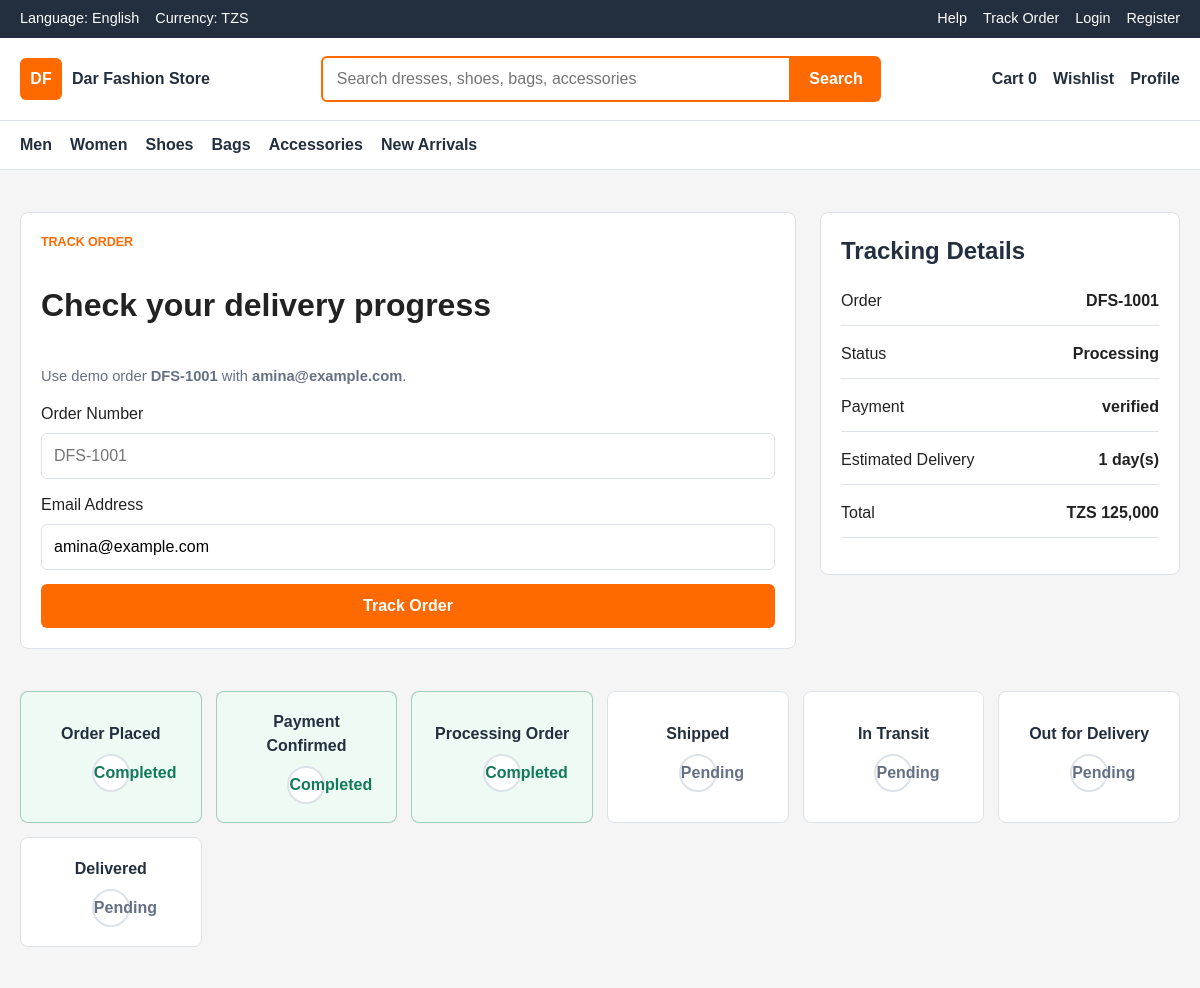
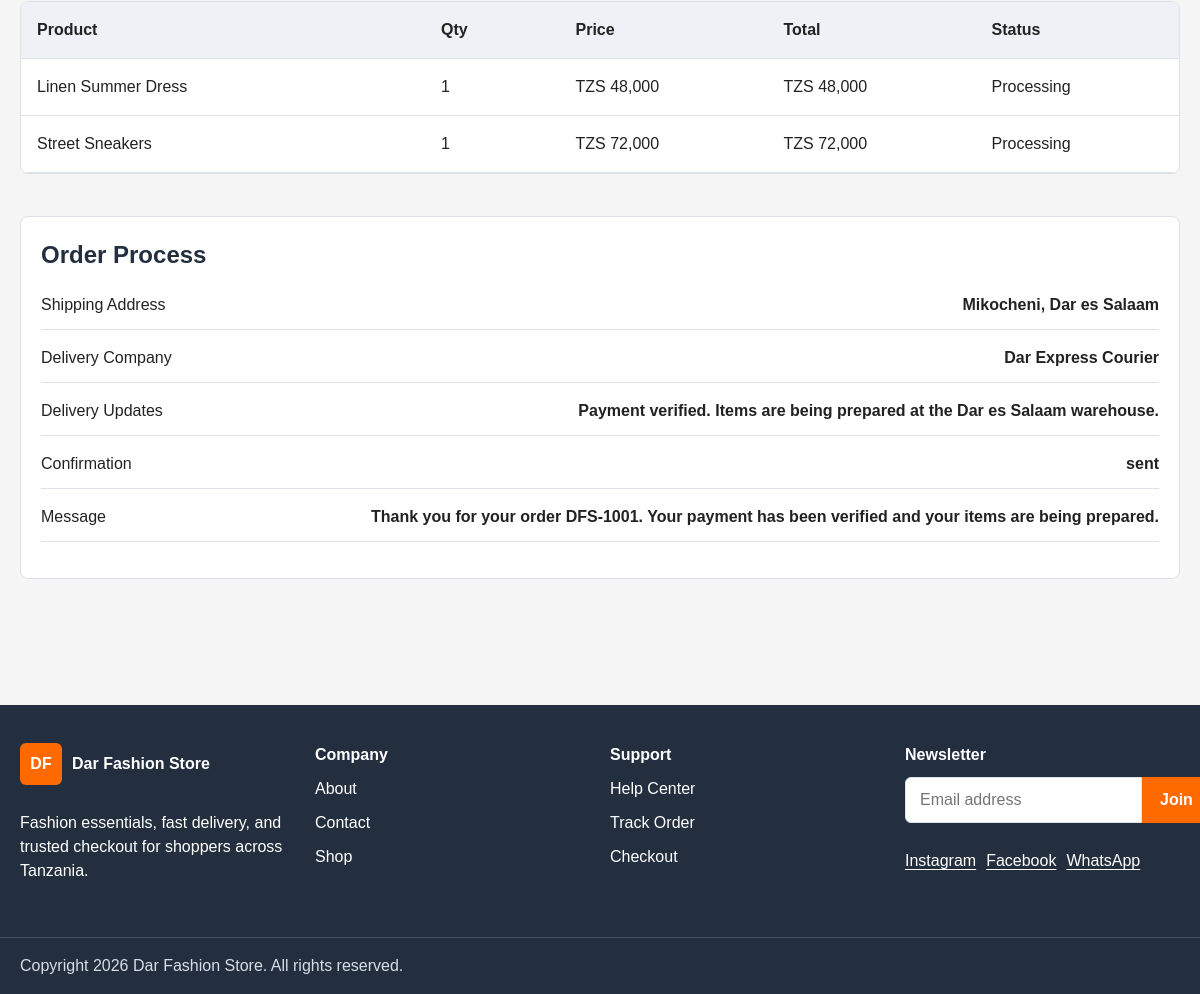
The page /track-order.php?email=amina@example.com on the database its author committed (2 pictures, top to bottom).
### tables this page shows
CREATE TABLE orders (
    id INT UNSIGNED AUTO_INCREMENT PRIMARY KEY,
    order_number VARCHAR(40) NOT NULL UNIQUE,
    user_id INT UNSIGNED,
    customer_name VARCHAR(120) NOT NULL,
    customer_email VARCHAR(160) NOT NULL,
    customer_phone VARCHAR(30) NOT NULL,
    shipping_address TEXT NOT NULL,
    subtotal DECIMAL(10,2) NOT NULL DEFAULT 0.00,
    delivery_fee DECIMAL(10,2) NOT NULL DEFAULT 0.00,
    total DECIMAL(10,2) NOT NULL,
    status ENUM('pending', 'confirmed', 'processing', 'shipped', 'in_transit', 'out_for_delivery', 'delivered', 'cancelled') NOT NULL DEFAULT 'pending',
    delivery_company VARCHAR(120),
    delivery_notes TEXT,
    estimated_delivery_days INT UNSIGNED NOT NULL DEFAULT 1,
    created_at TIMESTAMP NOT NULL DEFAULT CURRENT_TIMESTAMP,
    updated_at TIMESTAMP NOT NULL DEFAULT CURRENT_TIMESTAMP ON UPDATE CURRENT_TIMESTAMP,
    CONSTRAINT fk_orders_user
        FOREIGN KEY (user_id) REFERENCES users(id)
        ON UPDATE CASCADE
        ON DELETE SET NULL,
    INDEX idx_orders_user (user_id),
    INDEX idx_orders_status (status),
    INDEX idx_orders_created_at (created_at)
);

CREATE TABLE payments (
    id INT UNSIGNED AUTO_INCREMENT PRIMARY KEY,
    order_id INT UNSIGNED NOT NULL,
    method ENUM('mobile_money', 'card_demo', 'cash_on_delivery') NOT NULL,
    amount DECIMAL(10,2) NOT NULL,
    payment_status ENUM('pending', 'verified', 'failed', 'refunded') NOT NULL DEFAULT 'pending',
    transaction_ref VARCHAR(120),
    provider_response TEXT,
    paid_at TIMESTAMP NULL,
    created_at TIMESTAMP NOT NULL DEFAULT CURRENT_TIMESTAMP,
    CONSTRAINT fk_payments_order
        FOREIGN KEY (order_id) REFERENCES orders(id)
        ON UPDATE CASCADE
        ON DELETE CASCADE,
    INDEX idx_payments_order (order_id),
    INDEX idx_payments_status (payment_status)
);

CREATE TABLE order_items (
    id INT UNSIGNED AUTO_INCREMENT PRIMARY KEY,
    order_id INT UNSIGNED NOT NULL,
    product_id INT UNSIGNED,
    product_name VARCHAR(180) NOT NULL,
    quantity INT UNSIGNED NOT NULL,
    price DECIMAL(10,2) NOT NULL,
    line_total DECIMAL(10,2) NOT NULL,
    created_at TIMESTAMP NOT NULL DEFAULT CURRENT_TIMESTAMP,
    CONSTRAINT fk_order_items_order
        FOREIGN KEY (order_id) REFERENCES orders(id)
        ON UPDATE CASCADE
        ON DELETE CASCADE,
    CONSTRAINT fk_order_items_product
        FOREIGN KEY (product_id) REFERENCES products(id)
        ON UPDATE CASCADE
        ON DELETE SET NULL,
    INDEX idx_order_items_order (order_id),
    INDEX idx_order_items_product (product_id)
);

CREATE TABLE order_confirmations (
    id INT UNSIGNED AUTO_INCREMENT PRIMARY KEY,
    order_id INT UNSIGNED NOT NULL,
    channel ENUM('email', 'sms', 'whatsapp') NOT NULL DEFAULT 'email',
    recipient VARCHAR(160) NOT NULL,
    subject VARCHAR(180),
    message TEXT NOT NULL,
    status ENUM('pending', 'sent', 'failed') NOT NULL DEFAULT 'pending',
    sent_at TIMESTAMP NULL,
    created_at TIMESTAMP NOT NULL DEFAULT CURRENT_TIMESTAMP,
    CONSTRAINT fk_order_confirmations_order
        FOREIGN KEY (order_id) REFERENCES orders(id)
        ON UPDATE CASCADE
        ON DELETE CASCADE,
    INDEX idx_order_confirmations_order (order_id)
);

### app/includes/auth.php (called while the page is built, shortened)
<?php
function current_user() {
    return $_SESSION['user'] ?? null;
}

### public/track-order.php (the view, shortened to what this page needs)
<?php
$basePath = '..';
include __DIR__ . '/../app/includes/header.php';
$database = new Database();
$conn = $database->connect();
$orderNumber = strtoupper(trim($_GET['order_number'] ?? ''));
$email = trim($_GET['email'] ?? '');
$order = null;
$items = [];
$payment = null;
$confirmation = null;
if (($orderNumber !== '' || $email !== '') && $conn) {
    $sql = "SELECT * FROM orders WHERE 1=1";
    $params = [];
    if ($email !== '') {
        $sql .= " AND customer_email = ?";
        $params[] = $email;
    }
    $sql .= " ORDER BY created_at DESC LIMIT 1";
    $stmt = $conn->prepare($sql);
    $stmt->execute($params);
    $order = $stmt->fetch(PDO::FETCH_ASSOC);
    if ($order) {
        $stmt = $conn->prepare("SELECT * FROM order_items WHERE order_id = ?");
        $stmt->execute([$order['id']]);
        $items = $stmt->fetchAll(PDO::FETCH_ASSOC);
        $stmt = $conn->prepare("SELECT * FROM payments WHERE order_id = ? LIMIT 1");
        $stmt->execute([$order['id']]);
        $payment = $stmt->fetch(PDO::FETCH_ASSOC);
        $stmt = $conn->prepare("SELECT * FROM order_confirmations WHERE order_id = ? ORDER BY created_at DESC LIMIT 1");
        $stmt->execute([$order['id']]);
        $confirmation = $stmt->fetch(PDO::FETCH_ASSOC);
    } else {
        $error = 'No order found. Check the order number and email address.';
    }
}
$steps = [
    'pending' => 'Order Placed',
    'confirmed' => 'Payment Confirmed',
    'processing' => 'Processing Order',
    'shipped' => 'Shipped',
    'in_transit' => 'In Transit',
    'out_for_delivery' => 'Out for Delivery',
    'delivered' => 'Delivered'
];
$currentStatus = $order['status'] ?? '';
$stepKeys = array_keys($steps);
$currentIndex = array_search($currentStatus, $stepKeys, true);
?>
<main class="section">
    <div class="container checkout-layout">
        <form class="checkout-form" method="get">
            <p class="section-kicker">Track order</p>
            <h1>Check your delivery progress</h1>
            <p class="form-hint">Use demo order <strong>DFS-1001</strong> with <strong>amina@example.com</strong>.</p>
            <label>Order Number<input name="order_number" value="<?php echo htmlspecialchars($orderNumber); ?>" placeholder="DFS-1001"></label>
            <label>Email Address<input type="email" name="email" value="<?php echo htmlspecialchars($email); ?>" placeholder="amina@example.com"></label>
            <button class="button button--primary" type="submit">Track Order</button>
        </form>
        <aside class="summary-panel">
            <h2>Tracking Details</h2>
            <?php if ($order): ?>
                <p><span>Order</span><strong><?php echo htmlspecialchars($order['order_number']); ?></strong></p>
                <p><span>Status</span><strong><?php echo htmlspecialchars(ucfirst($order['status'])); ?></strong></p>
                <p><span>Payment</span><strong><?php echo htmlspecialchars($payment['payment_status'] ?? 'pending'); ?></strong></p>
                <p><span>Estimated Delivery</span><strong><?php echo (int) ($order['estimated_delivery_days'] ?? 1); ?> day(s)</strong></p>
                <p><span>Total</span><strong>TZS <?php echo number_format((float) $order['total'], 0); ?></strong></p>
            <?php else: ?>
                <p>Enter your order details to see tracking information.</p>
            <?php endif; ?>
        </aside>
    </div>
    <?php if ($order): ?>
        <section class="container section">
            <div class="tracking-steps">
                <?php foreach ($steps as $key => $label): ?>
                    <?php $isDone = $currentIndex !== false && $currentIndex >= array_search($key, $stepKeys, true); ?>
                    <article class="<?php echo $isDone ? 'tracking-step is-done' : 'tracking-step'; ?>">
                        <strong><?php echo htmlspecialchars($label); ?></strong>
                        <span><?php echo $isDone ? 'Completed' : 'Pending'; ?></span>
                    </article>
                <?php endforeach; ?>
            </div>
        </section>
        <section class="container cart-table">
            <div class="cart-row cart-row--head"><span>Product</span><span>Qty</span><span>Price</span><span>Total</span><span>Status</span></div>
            <?php foreach ($items as $item): ?>
                <div class="cart-row">
                    <span><?php echo htmlspecialchars($item['product_name']); ?></span>
                    <span><?php echo (int) $item['quantity']; ?></span>
                    <span>TZS <?php echo number_format((float) $item['price'], 0); ?></span>
                    <span>TZS <?php echo number_format((float) $item['line_total'], 0); ?></span>
                    <span><?php echo htmlspecialchars(ucfirst($order['status'])); ?></span>
                </div>
            <?php endforeach; ?>
        </section>
        <section class="container section">
            <div class="summary-panel">
                <h2>Order Process</h2>
                <p><span>Shipping Address</span><strong><?php echo htmlspecialchars($order['shipping_address']); ?></strong></p>
                <p><span>Delivery Company</span><strong><?php echo htmlspecialchars($order['delivery_company'] ?? 'To be assigned'); ?></strong></p>
                <p><span>Delivery Updates</span><strong><?php echo htmlspecialchars($order['delivery_notes'] ?? 'Your order update will appear here after the admin processes it.'); ?></strong></p>
                <p><span>Confirmation</span><strong><?php echo htmlspecialchars($confirmation['status'] ?? 'pending'); ?></strong></p>
                <p><span>Message</span><strong><?php echo htmlspecialchars($confirmation['message'] ?? 'Confirmation will be sent after checkout.'); ?></strong></p>
            </div>
        </section>
    <?php endif; ?>
</main>
<?php include __DIR__ . '/../app/includes/footer.php'; ?>

### app/includes/header.php (shortened to what this page needs)
<?php
require_once __DIR__ . '/auth.php';
$basePath = $basePath ?? '..';
?>
<!DOCTYPE html>
<html lang="en">
<head>
    <link rel="stylesheet" href="<?php echo $basePath; ?>/assets/css/style.css">
    <link rel="stylesheet" href="<?php echo $basePath; ?>/assets/css/responsive.css">
</head>
<body>
<?php include __DIR__ . '/navbar.php'; ?>

### app/includes/navbar.php (shortened to what this page needs)
<?php
$cartCount = $cartCount ?? count($_SESSION['cart'] ?? []);
$navBase = $navBase ?? $basePath ?? '..';
$loggedInUser = current_user();
?>
<header class="site-header">
    <section class="topbar">
        <div class="container topbar__inner">
            <div class="topbar__group">
                <span>Language: English</span>
                <span>Currency: TZS</span>
            </div>
            <nav class="topbar__links" aria-label="Utility navigation">
                <a href="<?php echo $navBase; ?>/public/contact.php">Help</a>
                <a href="<?php echo $navBase; ?>/public/track-order.php">Track Order</a>
                <?php if ($loggedInUser): ?>
                    <a href="<?php echo $navBase; ?>/public/logout.php">Logout</a>
                <?php else: ?>
                    <a href="<?php echo $navBase; ?>/public/login.php">Login</a>
                    <a href="<?php echo $navBase; ?>/public/register.php">Register</a>
                <?php endif; ?>
            </nav>
        </div>
    </section>
    <section class="main-nav">
        <div class="container main-nav__inner">
            <a class="logo" href="<?php echo $navBase; ?>/public/index.php" aria-label="Dar Fashion Store home">
                <span class="logo__mark">DF</span>
                <span class="logo__text">Dar Fashion Store</span>
            </a>
            <form class="search-form" action="<?php echo $navBase; ?>/public/shop.php" method="get">
                <input id="site-search" name="q" type="search" placeholder="Search dresses, shoes, bags, accessories">
                <button type="submit">Search</button>
            </form>
            <nav class="action-nav" aria-label="Account actions">
                <a href="<?php echo $navBase; ?>/public/cart.php">Cart <strong><?php echo (int) $cartCount; ?></strong></a>
                <a href="<?php echo $navBase; ?>/public/shop.php?wishlist=1">Wishlist</a>
                <a href="<?php echo $navBase; ?>/public/<?php echo $loggedInUser ? 'profile.php' : 'login.php'; ?>"><?php echo $loggedInUser ? htmlspecialchars($loggedInUser['fullname']) : 'Profile'; ?></a>
            </nav>
        </div>
    </section>
    <nav class="category-nav" id="category-menu" aria-label="Product categories">
        <div class="container category-nav__inner">
            <a href="<?php echo $navBase; ?>/public/shop.php?category=men">Men</a>
            <a href="<?php echo $navBase; ?>/public/shop.php?category=women">Women</a>
            <a href="<?php echo $navBase; ?>/public/shop.php?category=shoes">Shoes</a>
            <a href="<?php echo $navBase; ?>/public/shop.php?category=bags">Bags</a>
            <a href="<?php echo $navBase; ?>/public/shop.php?category=accessories">Accessories</a>
            <a href="<?php echo $navBase; ?>/public/shop.php?category=new-arrivals">New Arrivals</a>
        </div>
    </nav>
</header>

### app/includes/footer.php (shortened to what this page needs)
<?php $footerBase = $footerBase ?? $basePath ?? '..'; ?>
<footer class="site-footer">
    <div class="container footer-grid">
        <section>
            <a class="logo logo--footer" href="<?php echo $footerBase; ?>/public/index.php">
                <span class="logo__mark">DF</span>
                <span class="logo__text">Dar Fashion Store</span>
            </a>
            <p>Fashion essentials, fast delivery, and trusted checkout for shoppers across Tanzania.</p>
        </section>
        <section>
            <h2>Company</h2>
            <a href="<?php echo $footerBase; ?>/public/about.php">About</a>
            <a href="<?php echo $footerBase; ?>/public/contact.php">Contact</a>
            <a href="<?php echo $footerBase; ?>/public/shop.php">Shop</a>
        </section>
        <section>
            <h2>Support</h2>
            <a href="<?php echo $footerBase; ?>/public/contact.php">Help Center</a>
            <a href="<?php echo $footerBase; ?>/public/track-order.php">Track Order</a>
            <a href="<?php echo $footerBase; ?>/public/checkout.php">Checkout</a>
        </section>
        <section>
            <h2>Newsletter</h2>
            <form class="footer-newsletter" action="<?php echo $footerBase; ?>/public/index.php#newsletter" method="post">
                <input id="footer-email" type="email" placeholder="Email address">
                <button type="submit">Join</button>
            </form>
            <p class="social-links">
                <a href="https://www.instagram.com/" target="_blank" rel="noopener">Instagram</a>
                <a href="https://www.facebook.com/" target="_blank" rel="noopener">Facebook</a>
                <a href="https://wa.me/255700000000" target="_blank" rel="noopener">WhatsApp</a>
            </p>
        </section>
    </div>
    <div class="footer-bottom">
        <div class="container">Copyright <?php echo date('Y'); ?> Dar Fashion Store. All rights reserved.</div>
    </div>
</footer>
</body>
</html>

### rows shown on the page
orders: order_number "DFS-1001", status "Processing", estimated_delivery_days "1", total "125,000", shipping_address "Mikocheni, Dar es Salaam", delivery_company "Dar Express Courier", delivery_notes "Payment verified. Items are being prepared at the Dar es Salaam warehouse."
payments: payment_status "verified"
order_items: product_name "Linen Summer Dress", quantity "1", price "48,000", line_total "48,000", order.status "Processing"
order_items: product_name "Street Sneakers", quantity "1", price "72,000", line_total "72,000", order.status "Processing"
order_confirmations: status "sent", message "Thank you for your order DFS-1001. Your payment has been verified and your items are being prepared."

### other values the page prints
$cartCount "0"
$label "Order Placed"
$label "Payment Confirmed"
$label "Processing Order"
$label "Shipped"
$label "In Transit"
$label "Out for Delivery"
$label "Delivered"
